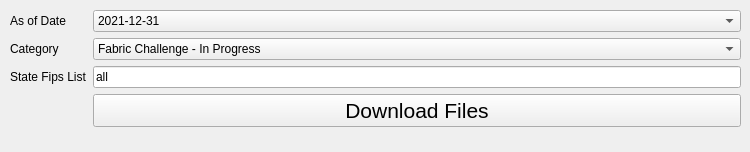
    <widget class="QWidget" name="Challenge">
     <attribute name="title">
      <string>Challenge</string>
     </attribute>
     <widget class="QWidget" name="layoutWidget">
      <property name="geometry">
       <rect>
        <x>10</x>
        <y>10</y>
        <width>731</width>
        <height>133</height>
       </rect>
      </property>
      <layout class="QFormLayout" name="formLayout_5">
       <item row="0" column="0">
        <widget class="QLabel" name="c_asOfDate_lbl">
         <property name="text">
          <string>As of Date</string>
         </property>
        </widget>
       </item>
       <item row="0" column="1">
        <widget class="QComboBox" name="c_asOfDate_com">
         <item>
          <property name="text">
           <string>2021-12-31</string>
          </property>
         </item>
         <item>
          <property name="text">
           <string>2022-06-30</string>
          </property>
         </item>
         <item>
          <property name="text">
           <string>2022-12-31</string>
          </property>
         </item>
         <item>
          <property name="text">
           <string>2023-06-30</string>
          </property>
         </item>
         <item>
          <property name="text">
           <string>2023-12-31</string>
          </property>
         </item>
         <item>
          <property name="text">
           <string>2024-06-30</string>
          </property>
         </item>
         <item>
          <property name="text">
           <string>2024-12-31</string>
          </property>
         </item>
         <item>
          <property name="text">
           <string>2025-06-30</string>
          </property>
         </item>
         <item>
          <property name="text">
           <string>2025-12-31</string>
          </property>
         </item>
         <item>
          <property name="text">
           <string>2026-06-30</string>
          </property>
         </item>
         <item>
          <property name="text">
           <string>2026-12-31</string>
          </property>
         </item>
         <item>
          <property name="text">
           <string>2027-06-30</string>
          </property>
         </item>
         <item>
          <property name="text">
           <string>2027-12-31</string>
          </property>
         </item>
         <item>
          <property name="text">
           <string>2028-06-30</string>
          </property>
         </item>
         <item>
          <property name="text">
           <string>2028-12-31</string>
          </property>
         </item>
         <item>
          <property name="text">
           <string>2029-06-30</string>
          </property>
         </item>
         <item>
          <property name="text">
           <string>2029-12-31</string>
          </property>
         </item>
         <item>
          <property name="text">
           <string>2030-06-30</string>
          </property>
         </item>
         <item>
          <property name="text">
           <string>2030-12-31</string>
          </property>
         </item>
        </widget>
       </item>
       <item row="1" column="0">
        <widget class="QLabel" name="label_33">
         <property name="text">
          <string>Category</string>
         </property>
        </widget>
       </item>
       <item row="1" column="1">
        <widget class="QComboBox" name="c_category_com">
         <item>
          <property name="text">
           <string>Fabric Challenge - In Progress</string>
          </property>
         </item>
         <item>
          <property name="text">
           <string>Fabric Challenge - Resolved</string>
          </property>
         </item>
         <item>
          <property name="text">
           <string>Fixed Challenge - Cumulative</string>
          </property>
         </item>
         <item>
          <property name="text">
           <string>Fixed Challenge - In Progress</string>
          </property>
         </item>
         <item>
          <property name="text">
           <string>Fixed Challenge - Resolved</string>
          </property>
         </item>
         <item>
          <property name="text">
           <string>Mobile Challenge - In Progress</string>
          </property>
         </item>
         <item>
          <property name="text">
           <string>Mobile Challenge - Resolved</string>
          </property>
         </item>
        </widget>
       </item>
       <item row="2" column="0">
        <widget class="QLabel" name="label_34">
         <property name="text">
          <string>State Fips List</string>
         </property>
        </widget>
       </item>
       <item row="2" column="1">
        <widget class="QLineEdit" name="c_state_fips_list">
         <property name="text">
          <string>all</string>
         </property>
        </widget>
       </item>
       <item row="3" column="1">
        <widget class="QPushButton" name="c_submitt">
         <property name="font">
          <font>
           <pointsize>16</pointsize>
          </font>
         </property>
         <property name="layoutDirection">
          <enum>Qt::LeftToRight</enum>
         </property>
         <property name="text">
          <string>Download Files</string>
         </property>
         <property name="checkable">
          <bool>false</bool>
         </property>
        </widget>
       </item>
      </layout>
     </widget>
    </widget>
